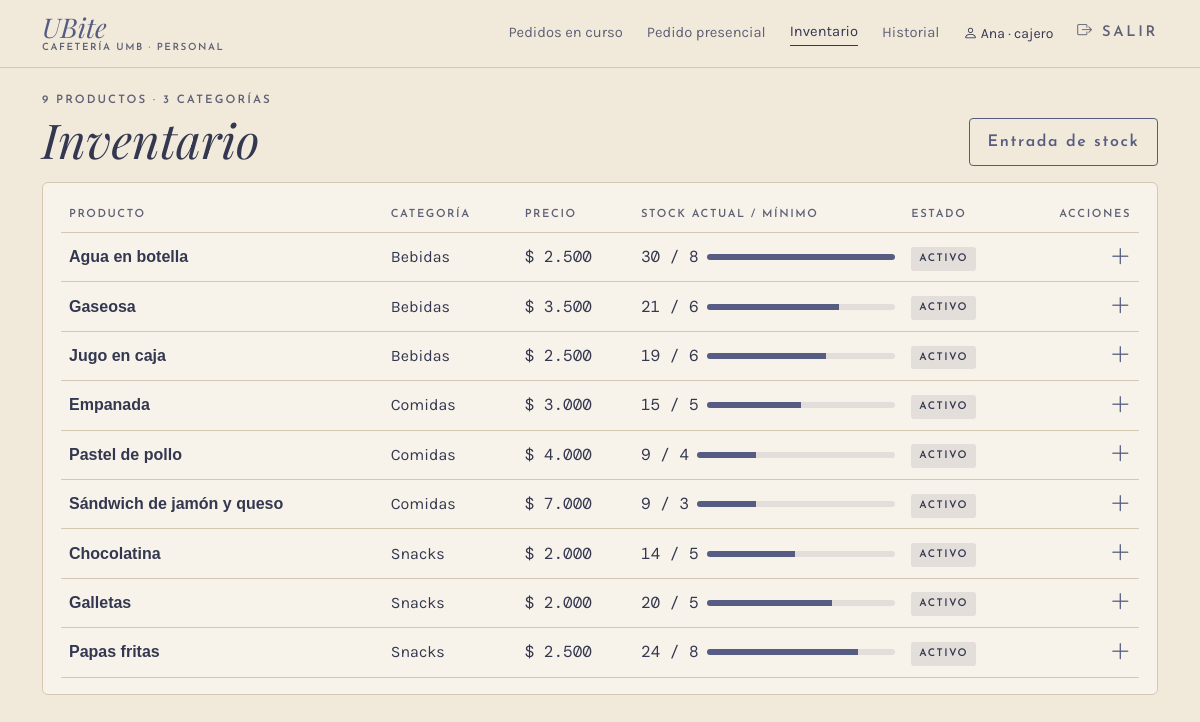
Page /inventario/ (signed in) on the earlier database version.
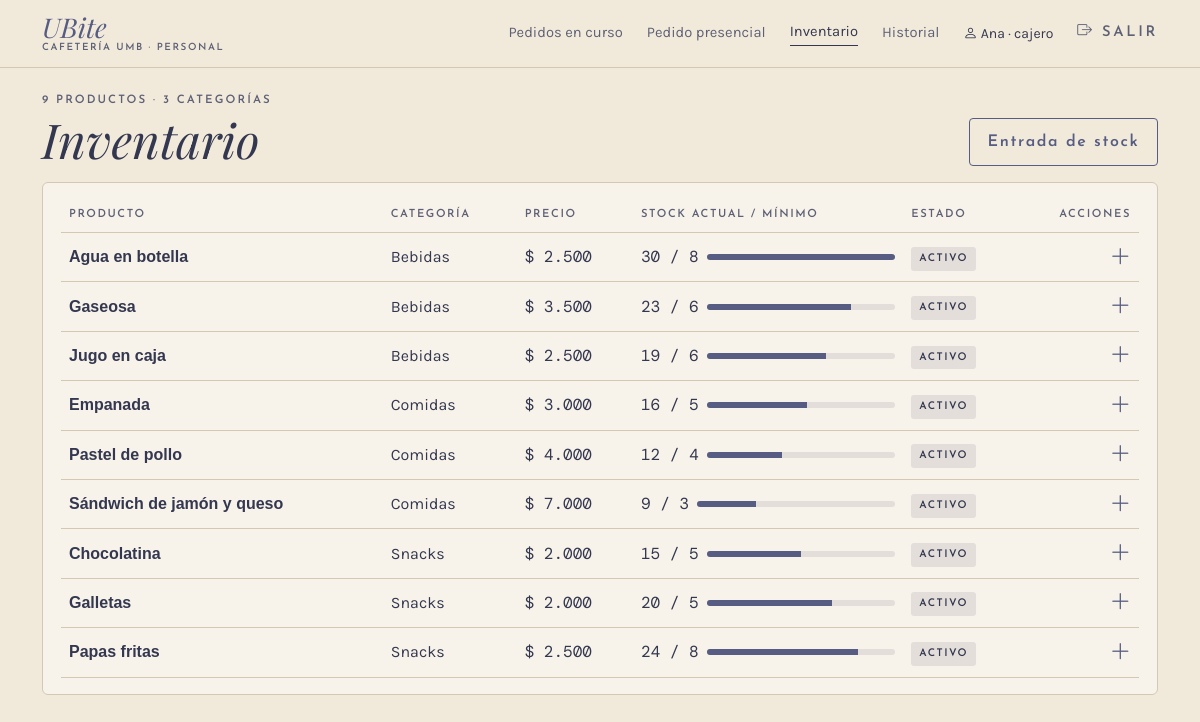
Same page on the later database version.
### app/models.py (models this page shows, shortened)
class Usuario(UserMixin, db.Model):
    __tablename__ = "usuario"
    __table_args__ = (
        db.CheckConstraint("rol IN ('cajero', 'administrador')", name="ck_usuario_rol"),
    )
    id_usuario = db.Column(db.Integer, primary_key=True, autoincrement=True)
    nombre = db.Column(db.Text, nullable=False)
    rol = db.Column(db.Text, nullable=False)
    username = db.Column(db.Text, nullable=False, unique=True)
    password_hash = db.Column(db.Text, nullable=False)
    activo = db.Column(db.Boolean, nullable=False, default=True)
    @property
    def is_active(self):
        return bool(self.activo)

class Producto(db.Model):
    __tablename__ = "producto"
    __table_args__ = (
        db.CheckConstraint("precio > 0", name="ck_producto_precio"),
        db.CheckConstraint("stock_actual >= 0", name="ck_producto_stock"),
        db.CheckConstraint("stock_minimo >= 0", name="ck_producto_minimo"),
    )
    id_producto = db.Column(db.Integer, primary_key=True, autoincrement=True)
    nombre = db.Column(db.Text, nullable=False)
    descripcion = db.Column(db.Text)
    precio = db.Column(db.Float, nullable=False)
    stock_actual = db.Column(db.Integer, nullable=False, default=0)
    stock_minimo = db.Column(db.Integer, nullable=False, default=0)
    activo = db.Column(db.Boolean, nullable=False, default=True)
    id_categoria = db.Column(db.Integer, db.ForeignKey("categoria.id_categoria"), nullable=False)
    categoria = db.relationship("Categoria", back_populates="productos")

class Categoria(db.Model):
    __tablename__ = "categoria"
    id_categoria = db.Column(db.Integer, primary_key=True, autoincrement=True)
    nombre = db.Column(db.Text, nullable=False, unique=True)
    productos = db.relationship("Producto", back_populates="categoria", lazy=True)

### app/routes/inventario.py (the view)
@bp.route("/")
@rol_requerido("cajero", "administrador")
def lista():
    productos = gestion.inventario()
    bajos = [p for p in productos if p.activo and p.stock_actual <= p.stock_minimo]
    return render_template("inventario/lista.html", productos=productos, bajos=bajos,
                           estado=gestion.estado_producto,
                           categorias=len({p.id_categoria for p in productos}),
                           tope=max([p.stock_actual for p in productos] + [1]))

### app/__init__.py (called while the page is built)
def pesos(valor):
    return f"{valor:,.0f}".replace(",", ".")

@login_manager.user_loader
def cargar_usuario(id_usuario):
    from .models import Usuario
    return db.session.get(Usuario, int(id_usuario))

### app/database.py (called while the page is built)
@event.listens_for(Engine, "begin")
def _iniciar(conexion):
    conexion.exec_driver_sql("BEGIN IMMEDIATE" if _escritura.get() else "BEGIN")

### app/gestion.py (called while the page is built)
def estado_producto(p):
    if not p.activo:
        return "inactivo"
    if p.stock_actual == 0:
        return "agotado"
    if p.stock_actual <= p.stock_minimo:
        return "stock bajo"
    return "activo"

def inventario():
    return (Producto.query.join(Categoria)
            .order_by(Categoria.nombre, Producto.nombre).all())

### app/routes/__init__.py (called while the page is built)
def rol_requerido(*roles):
    def decorador(vista):
        @wraps(vista)
        @login_required
        def envoltura(*args, **kwargs):
            if current_user.rol not in roles:
                abort(403)
            return vista(*args, **kwargs)
        return envoltura
    return decorador

def datos_menu():
    if not current_user.is_authenticated:
        return {}
    from flask import request
    admin = current_user.rol == "administrador"
    seccion = request.endpoint
    if seccion in ("inventario.entrada", "inventario.producto"):
        seccion = "inventario.lista"
    return {"es_admin": admin, "seccion": seccion,
            "menu_personal": MENU_ADMIN if admin else MENU_CAJERO,
            "menu_inferior": INFERIOR_ADMIN if admin else INFERIOR_CAJERO}

### app/routes/cliente.py (called while the page is built)
@bp.app_context_processor
def datos_carrito():
    carrito = session.get("carrito", {})
    return {"unidades_carrito": sum(carrito.values())}

### app/templates/inventario/lista.html (shortened to what this page needs)
{% extends "caja/_base.html" %}
{% macro chip(p) %}
{% set e = estado(p) %}
<span class="chip {{ 'chip-punteado' if e in ('stock bajo', 'agotado', 'inactivo') }}">{{ e }}</span>
{% endmacro %}
{% block panel %}
<div class="d-flex flex-wrap justify-content-between align-items-end gap-3 mb-3">
  <div>
    <p class="etiqueta mb-1">{{ productos|length }} productos · {{ categorias }} categorías</p>
    <h1 class="titulo display-5 mb-0">Inventario</h1>
  </div>
  <div class="d-flex gap-2 flex-fill flex-lg-grow-0">
    <a class="btn btn-contorno flex-fill" href="{{ url_for('inventario.entrada') }}">Entrada de stock</a>
  </div>
</div>
<div class="tarjeta d-none d-md-block">
  <table class="table tabla-ubite align-middle mb-0">
    <thead><tr><th>Producto</th><th>Categoría</th><th>Precio</th><th>Stock actual / mínimo</th><th>Estado</th><th class="text-end">Acciones</th></tr></thead>
    <tbody>
    {% for p in productos %}
    <tr class="{{ 'text-body-secondary' if not p.activo }}">
      <td class="fw-bold">{{ p.nombre }}</td>
      <td class="suave">{{ p.categoria.nombre }}</td>
      <td class="mono">$ {{ p.precio|pesos }}</td>
      <td><div class="d-flex align-items-center gap-2">
        <span class="mono text-nowrap">{{ p.stock_actual }} / {{ p.stock_minimo }}</span>
        <div class="medidor flex-fill"><span style="width: {{ p.stock_actual / tope * 100 }}%"></span></div>
      </div></td>
      <td>{{ chip(p) }}</td>
      <td class="text-end text-nowrap">
        <a class="icono-btn" href="{{ url_for('inventario.entrada', producto=p.id_producto) }}" title="Entrada de stock de {{ p.nombre }}"><i class="bi bi-plus-lg"></i></a>
      </td>
    </tr>
    {% endfor %}
    </tbody>
  </table>
</div>
{% endblock %}

### app/templates/caja/_base.html (shortened to what this page needs)
{% extends "base.html" %}
{% block clase_main %}{{ 'con-lateral' if es_admin }} container-xl py-4 con-barra-inferior{% endblock %}
{% block encabezado %}
<header class="barra {{ 'd-lg-none' if es_admin }}">
  <div class="container-xl d-flex justify-content-between align-items-center">
    <a class="marca {% if titulo_barra %}d-none d-lg-inline-block{% endif %}" href="{{ url_for(menu_personal[0][0]) }}">
      <span class="nombre">UBite</span><span class="sub">Cafetería UMB · Personal</span>
    </a>
    {% if not es_admin %}
    <nav class="nav-personal d-none d-lg-flex gap-4 align-items-center">
      {% for ruta, texto, _ in menu_personal %}
      <a href="{{ url_for(ruta) }}" class="{{ 'activo' if seccion == ruta }}">{{ texto }}</a>
      {% endfor %}
      <span class="small"><i class="bi bi-person"></i> {{ current_user.nombre.split(' ')[0] }} · {{ current_user.rol }}</span>
      <a href="{{ url_for('auth.salir') }}" class="etiqueta"><i class="bi bi-box-arrow-right"></i> Salir</a>
    </nav>
    {% endif %}
  </div>
</header>
{% endblock %}
{% block contenido %}
{% block panel %}{% endblock %}
{% endblock %}

### app/templates/base.html (shortened to what this page needs)
<!DOCTYPE html>
<html lang="es">
<head>
  <link href="{{ url_for('static', filename='vendor/fuentes/fuentes.css') }}" rel="stylesheet">
  <link href="{{ url_for('static', filename='vendor/bootstrap/bootstrap.min.css') }}" rel="stylesheet">
  <link href="{{ url_for('static', filename='vendor/bootstrap-icons/bootstrap-icons.min.css') }}" rel="stylesheet">
  <link href="{{ url_for('static', filename='css/ubite.css') }}" rel="stylesheet">
</head>
<body>
  {% block encabezado %}{% endblock %}
  <main class="{% block clase_main %}container contenedor-movil py-4{% endblock %}">
    {% block contenido %}{% endblock %}
  </main>
</body>
</html>

### app/static/css/ubite.css (style rules this page uses)
:root { --papel: #F1E9DA; --papel-claro: #F8F3EA; --lavado: #E3DEDA; --linea: #D4C8B3; --tinta: #575D82; --tinta-oscura: #33374F; --tinta-suave: #5E6176; --alerta: #8A3B2E; --f-titulo: "Playfair Display", Georgia, serif; --f-etiqueta: "Josefin Sans", Arial, sans-serif; --f-texto: "Karla", Arial, sans-serif; --f-mono: "DM Mono", "Courier New", monospace; --bs-body-bg: var(--papel); --bs-body-color: var(--tinta-oscura); --bs-body-font-family: var(--f-texto); --bs-border-color: var(--linea); --bs-link-color-rgb: 51, 55, 79; --bs-link-hover-color-rgb: 87, 93, 130; }
html { background: var(--papel); }
body { min-height: 100vh; background: var(--papel); color: var(--tinta-oscura); font-family: var(--f-texto); }
.titulo { font-family: var(--f-titulo); font-style: italic; font-weight: 400; color: var(--tinta-oscura); line-height: 1.1; }
.etiqueta { font-family: var(--f-etiqueta); font-weight: 600; font-size: .72rem; letter-spacing: .18em; text-transform: uppercase; color: var(--tinta-suave); }
.mono { font-family: var(--f-mono); }
.suave { color: var(--tinta-suave); }
.barra { border-bottom: 1px solid var(--linea); padding: 14px 0; background: var(--papel); }
.marca { text-decoration: none; display: inline-block; line-height: 1; }
.marca .nombre { font-family: var(--f-titulo); font-style: italic; font-size: 1.7rem; color: var(--tinta); }
.marca .sub { display: block; margin-top: 2px; font-family: var(--f-etiqueta); font-weight: 600; font-size: .62rem; letter-spacing: .16em; text-transform: uppercase; color: var(--tinta-suave); }
.icono-btn { color: var(--tinta); font-size: 1.35rem; text-decoration: none; }
.nav-personal a { font-size: .92rem; color: var(--tinta-suave); text-decoration: none; padding-bottom: 2px; }
.nav-personal a.activo, .nav-personal a:hover { color: var(--tinta-oscura); border-bottom: 1px solid var(--tinta-oscura); }
.btn { font-family: var(--f-etiqueta); font-weight: 600; letter-spacing: .1em; border-radius: 4px; padding: .7rem 1.1rem; }
.btn-contorno { background: transparent; border: 1px solid var(--tinta); color: var(--tinta); }
.tarjeta { display: block; background: var(--papel-claro); border: 1px solid var(--linea); border-radius: 6px; padding: 16px 18px; }
.chip { display: inline-block; font-family: var(--f-etiqueta); font-weight: 600; font-size: .66rem; letter-spacing: .14em; text-transform: uppercase; background: var(--lavado); color: var(--tinta-oscura); padding: 4px 8px; border-radius: 3px; }
.tabla-ubite { --bs-table-bg: transparent; --bs-table-color: var(--tinta-oscura); }
.tabla-ubite th { font-family: var(--f-etiqueta); font-size: .7rem; letter-spacing: .14em; text-transform: uppercase; color: var(--tinta-suave); font-weight: 600; }
.medidor { height: 6px; background: var(--lavado); border-radius: 3px; overflow: hidden; min-width: 60px; }
.medidor span { display: block; height: 100%; background: var(--tinta); }
.chip { white-space: nowrap; }

Differences in the rows shown:
changed Producto "Gaseosa": stock_actual "21" → "23"
changed Producto "Empanada": stock_actual "15" → "16"
changed Producto "Pastel de pollo": stock_actual "9" → "12"
changed Producto "Chocolatina": stock_actual "14" → "15"
